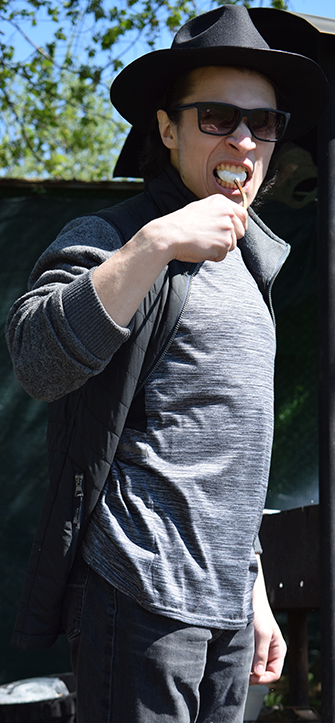
#> input picture rus.png, 335 x 723 px
$ python task3.py
#> lines starting #> are read from the running program, lines starting #| are printed output that depends on the picture
from cv2 import cv2


def rotate_image(mat, angle):
    height, width = mat.shape[:2]
    image_center = (width / 2, height / 2)

    rotation_mat = cv2.getRotationMatrix2D(image_center, angle, 1.)

    # для вращения вычисляются cos и sin, принимаем их абсолютные значения.
    abs_cos = abs(rotation_mat[0, 0])
    abs_sin = abs(rotation_mat[0, 1])

    #  найти новые границы ширины и высоты
    bound_w = int(height * abs_sin + width * abs_cos)
    bound_h = int(height * abs_cos + width * abs_sin)

    # вычесть старый центр изображения (возвращая изображение к исходному)
    # и добавить координаты нового центра изображения
    rotation_mat[0, 2] += bound_w / 2 - image_center[0]
    rotation_mat[1, 2] += bound_h / 2 - image_center[1]

    # повернуть изображение с новыми границами и переведенной матрицей поворота
    rotated_mat = cv2.warpAffine(mat, rotation_mat, (bound_w, bound_h))
    return rotated_mat


img = cv2.imread("rus.png", cv2.IMREAD_COLOR)
#> img is the input picture: shape (723, 335, 3); mean B, G, R 83.5, 78.5, 73
cv2.imshow('img', img)
img1 = rotate_image(img, 90)
#> in rotate_image, `rotated_mat = cv2.warpAffine(mat, rotation_mat, (bound_w, bound_h))`:
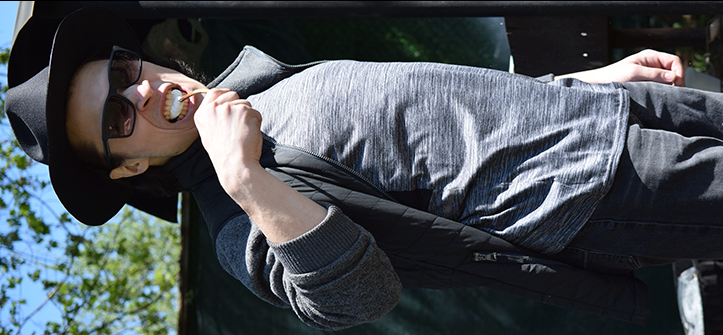
#> rotated_mat: shape (335, 723, 3); mean B, G, R 83.3, 78.3, 72.9
cv2.imshow('img1', img1)
img2 = rotate_image(img1, -90)
cv2.imshow('img2', img2)

img3 = abs(cv2.subtract(img, img2)) * 10
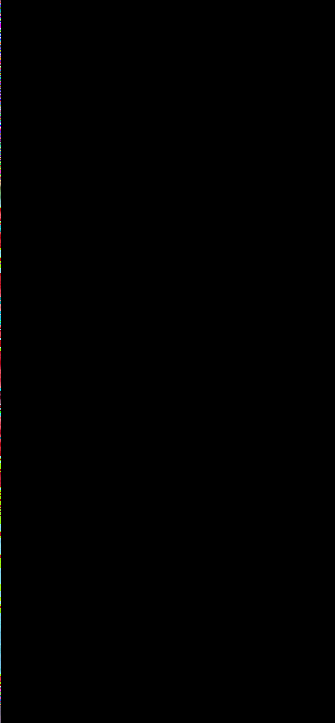
#> img3: shape (723, 335, 3); mean B, G, R 0.4, 0.4, 0.4
cv2.imshow('img3', img3)

cv2.waitKey(0)

cv2.destroyAllWindows()
